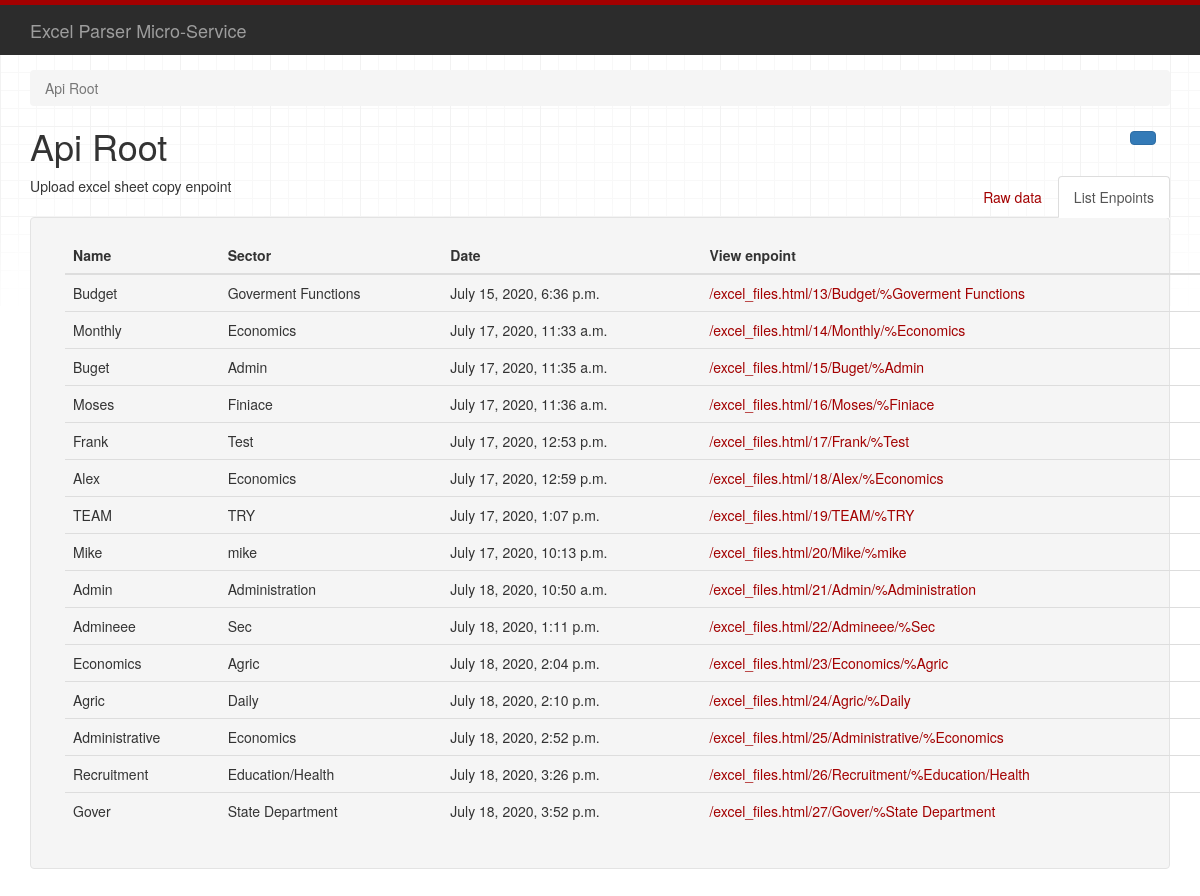
The page / on the database its author committed.
### excelApi/models.py (models this page shows, shortened)
class File(models.Model):
	name = models.CharField(max_length=150)
	sector = models.CharField(max_length=200)
	upload_at = models.DateTimeField(auto_now_add=True)
	xlsx = models.FileField(upload_to='files/xlsx/')

### excelApi/views.py (the view)
# urls.py: path('', views.file_list, name="file_list" ),
def file_list(request):
	files = File.objects.all()
	return render(request, ['file_list.html', 'index.html', 'excel_files.html'],  {'files' : files})

### excelApi/templates/file_list.html (shortened to what this page needs)
<!DOCTYPE html>
<html>
  <head>
    {% load static %}
      {% load crispy_forms_tags %}
          <link rel="stylesheet" type="text/css" href="{% static 'css/bootstrap.min.css' %}"/>
          <link rel="stylesheet" type="text/css" href="{% static 'css/bootstrap-tweaks.css' %}"/>
        <link rel="stylesheet" type="text/css" href="{% static 'css/prettify.css' %}"/>
        <link rel="stylesheet" type="text/css" href="{% static 'css/default.css' %}"/>
  </head>
  <body class="">
    <div class="wrapper">
        <div class="navbar navbar-static-top navbar-inverse"
             role="navigation" aria-label="navbar">
          <div class="container">
            <span>
                <a class='navbar-brand' rel="nofollow" href='https://www.django-rest-framework.org/'>
                    Excel Parser Micro-Service
                </a>
            </span>
          </div>
        </div>
      <div class="container">
          <ul class="breadcrumb">
                <li class="active"><a href="/">Api Root</a></li>
          </ul>
        <div id="content" role="main" aria-label="content">
          <div class="region"  aria-label="request form">
            <form class="button-form" data-method="OPTIONS">
              <button class="btn btn-primary js-tooltip" title="Make an OPTIONS request on the Api Root resource"></button>
            </form>
          </div>
          <div class="content-main" role="main"  aria-label="main content">
              <div class="page-header">
                <h1>Api Root</h1>
              </div>
              <div style="float:left">
                  <p>Upload excel sheet copy enpoint</p>
              </div>
<div class="tabbable">
                    <ul class="nav nav-tabs form-switcher">
                      <li class="active">
                        <a name="html-tab" href="#post-object-form" data-toggle="tab" aria-expanded="true">List Enpoints</a>
                      </li>
                      <li>
                        <a name="raw-tab" href="#post-generic-content-form" data-toggle="tab">Raw data</a>
                      </li>
                    </ul>
                  <div class="well tab-content">
                      <div class="tab-pane active" id="post-object-form">
      <div class="container">
<table class= "table">
  <thead>
    <tr>
      <th>Name</th>
      <th>Sector</th>
      <th>Date</th>
      <th>View enpoint </th>
  </tr>
</thead>
<tbody>
  {% for file in files %}
    <tr>
      <td> {{file.name }}</td>
      <td> {{file.sector }}</td>
      <td> {{file.upload_at }}</td>
      <td>
        <a href="{% url 'excel_file' pk=file.id %}" target="blank"> {% url 'excel_file' pk=file.id %}/{{file.name }}/%{{file.sector }}</a></td>
  {% endfor %}
</tbody>
</table>
  </body>
</html>

### excelApi/static/css/default.css (style rules this page uses)
h1 { font-weight: 300; }
.button-form { float: right; margin-right: 1em; }
.page-header { border-bottom: none; padding-bottom: 0px; }

### rows shown on the page
File: name "Budget", sector "Goverment Functions", upload_at "July 15, 2020, 6:36 p.m.", id "/excel_files.html/13"
File: name "Monthly", sector "Economics", upload_at "July 17, 2020, 11:33 a.m.", id "/excel_files.html/14"
File: name "Buget", sector "Admin", upload_at "July 17, 2020, 11:35 a.m.", id "/excel_files.html/15"
File: name "Moses", sector "Finiace", upload_at "July 17, 2020, 11:36 a.m.", id "/excel_files.html/16"
File: name "Frank", sector "Test", upload_at "July 17, 2020, 12:53 p.m.", id "/excel_files.html/17"
File: name "Alex", sector "Economics", upload_at "July 17, 2020, 12:59 p.m.", id "/excel_files.html/18"
File: name "TEAM", sector "TRY", upload_at "July 17, 2020, 1:07 p.m.", id "/excel_files.html/19"
File: name "Mike", sector "mike", upload_at "July 17, 2020, 10:13 p.m.", id "/excel_files.html/20"
File: name "Admin", sector "Administration", upload_at "July 18, 2020, 10:50 a.m.", id "/excel_files.html/21"
File: name "Admineee", sector "Sec", upload_at "July 18, 2020, 1:11 p.m.", id "/excel_files.html/22"
File: name "Economics", sector "Agric", upload_at "July 18, 2020, 2:04 p.m.", id "/excel_files.html/23"
File: name "Agric", sector "Daily", upload_at "July 18, 2020, 2:10 p.m.", id "/excel_files.html/24"
File: name "Administrative", sector "Economics", upload_at "July 18, 2020, 2:52 p.m.", id "/excel_files.html/25"
File: name "Recruitment", sector "Education/Health", upload_at "July 18, 2020, 3:26 p.m.", id "/excel_files.html/26"
File: name "Gover", sector "State Department", upload_at "July 18, 2020, 3:52 p.m.", id "/excel_files.html/27"
